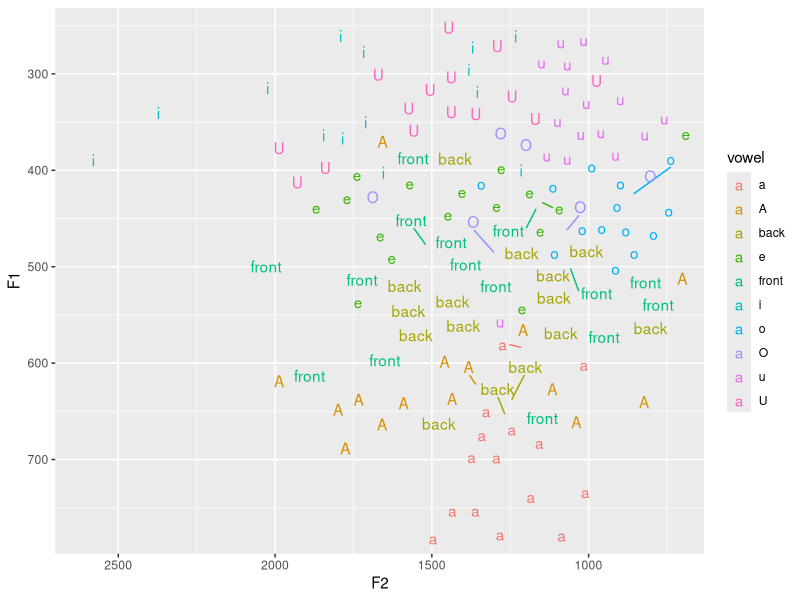
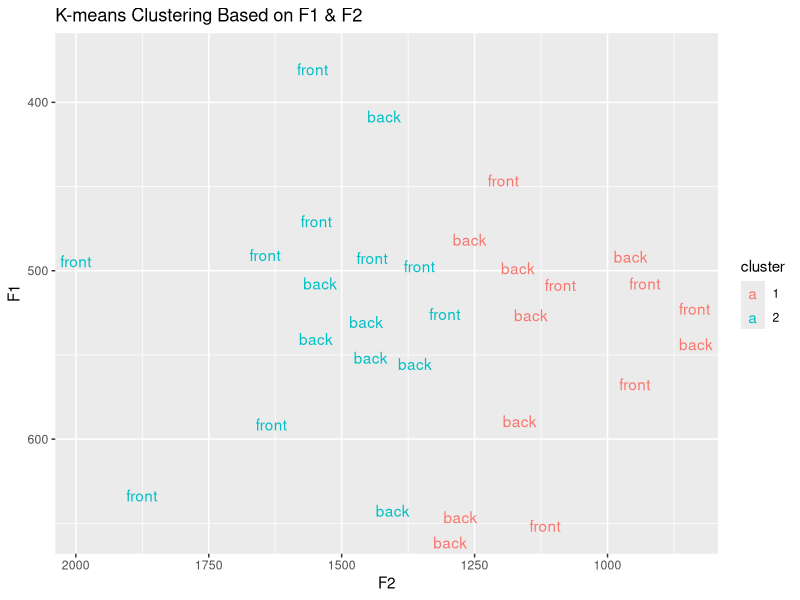
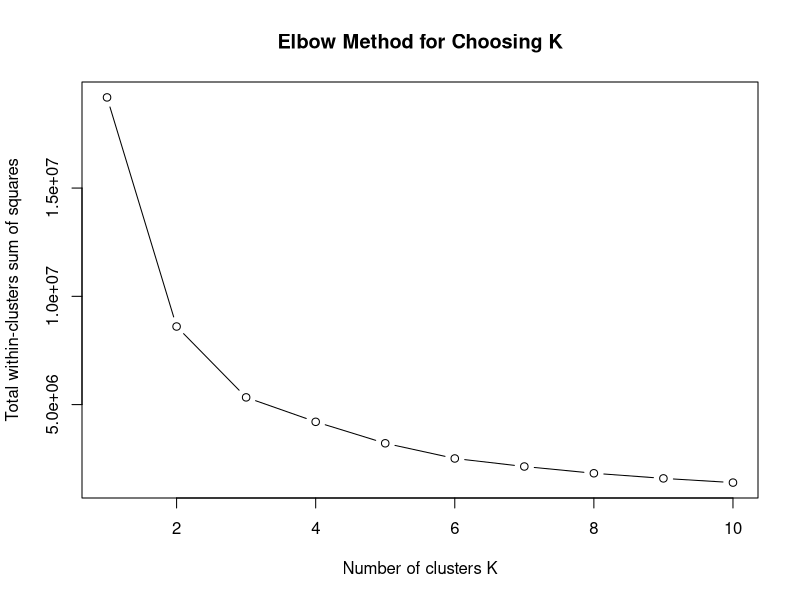

These figures' R source, in order:
# 📦 Load packages
library(tidyverse)
library(rstatix)
library(ggrepel)
library(mclust)
library(lme4)
library(emmeans)


df <- read.csv('report.csv')

df <- df %>% 
  separate(filename, into = c("vowel", "word", "occurrence", "recordingId", "placeholder"), sep = "_") %>%
  select(-placeholder)

#summary statistics by vowel
df %>% group_by(vowel) %>% get_summary_stats(F1, F2)

# vowel space viz
df %>%
  ggplot(aes(x = F2, y = F1, label = vowel, colour = vowel)) +
  geom_text_repel() +
  scale_x_reverse() +
  scale_y_reverse()

#subsetting to the two schwas
front_schwa <- df %>% filter(vowel == "front")
back_schwa <- df %>% filter(vowel == "back")

front_schwa %>% get_summary_stats(F1, F2)

# k-means clustering on schwas

schwa <- df %>% filter(vowel %in% c("front", "back"))
set.seed(123)
kmeans_result <- kmeans(schwa[, c("F1", "F2")], centers = 2)
schwa$cluster <- as.factor(kmeans_result$cluster)


ggplot(schwa, aes(x = F2, y = F1, color = cluster, label = vowel)) +
  geom_text_repel() +
  scale_x_reverse() +
  scale_y_reverse() +
  labs(title = "K-means Clustering Based on F1 & F2")


table(schwa$vowel, schwa$cluster)

adjustedRandIndex(schwa$vowel, schwa$cluster)

#normality checks; all pass
shapiro.test(front_schwa$F1)
shapiro.test(front_schwa$F2)
shapiro.test(back_schwa$F1)
shapiro.test(back_schwa$F2)

#t-tests of formants in the two schwas
t.test(front_schwa$F1, back_schwa$F1)
t.test(front_schwa$F2, back_schwa$F2)

# Elbow method to choose K for everything
wss <- function(k) {
  kmeans(df[, c("F1", "F2")], centers = k, nstart = 10)$tot.withinss
}

k.values <- 1:10
wss_values <- sapply(k.values, wss)

plot(k.values, wss_values, type = "b",
     xlab = "Number of clusters K",
     ylab = "Total within-clusters sum of squares",
     main = "Elbow Method for Choosing K")

# gmm clustering on schwas
schwa <- schwa %>% mutate(F1_z = scale(F1), F2_z = scale(F2))
gmm <- Mclust(schwa[, c("F1_z", "F2_z")])
summary(gmm)
schwa$cluster_gmm <- as.factor(gmm$classification)

# GMM on all vowels
gmm_all <- Mclust(df[, c("F1", "F2")])
summary(gmm_all)



# Linear mixed model (F1)
model_f1 <- lmer(F1 ~ vowel + (1 | recordingId), data = df)
summary(model_f1)
emmeans(model_f1, pairwise ~ vowel)


# Linear mixed model (F2)
model_f2 <- lmer(F2 ~ vowel + (1 | recordingId), data = df)
summary(model_f2)
emmeans(model_f2, pairwise ~ vowel)
